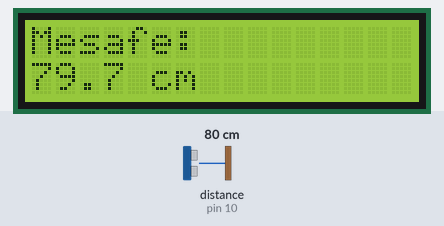
This sketch was run on a simulated Arduino Uno, built with avr-gcc and run on an emulated ATmega328P. On the bench: 16×2 character LCD. Wiring (inferred from the names in the program): ultrasonic range finder: trigger pin 9; echo pin 10. The inputs (shaded band) are chosen by the test bench; at power-on: distance to the obstacle (sensor on pin 10) 80 cm. The echo pulse lasts 58.3 µs per cm.

Above: at 2.2 s.
2.3 s: distance to the obstacle (sensor on pin 10) set to 18 cm
At 3.0 s:
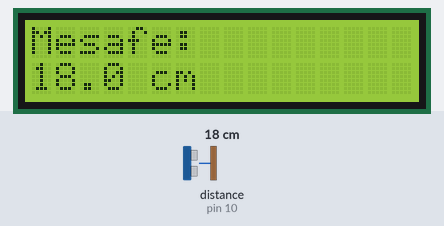
4.1 s: distance to the obstacle (sensor on pin 10) set to 2 cm
At 4.8 s:
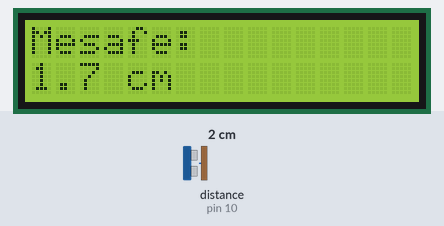
5.9 s: distance to the obstacle (sensor on pin 10) set to 4 cm
At 7.1 s:
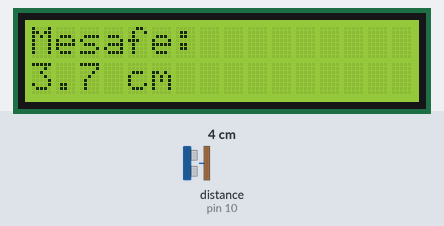
Timing chart, 0 to 8.9 s (numbered marks = the images above; inputs shaded):
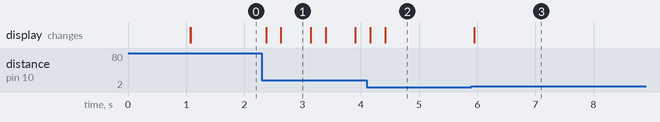

Measured:
- after the input at 2.3 s, the display: first changes after 0.07 s (image 1 shows a later state)
- after the input at 4.1 s, the display: first changes after 0.06 s (image 2 shows a later state)
- after the input at 5.9 s, the display: changes after 0.05 s (image 3)
- what the display in image 1 shows lasts 0.5 s, from 2.6 s to 3.1 s

The sketch:

distance_meter.ino
```cpp
// Arduino UNO distance meter: HC-SR04 ultrasonic sensor + 16x2 LCD (4-bit mode).
// Written for Tinkercad Circuits. Check the pin numbers against your own circuit.
#include <LiquidCrystal.h>

const int tetikPin = 9;    // HC-SR04 TRIG
const int yankiPin = 10;   // HC-SR04 ECHO

// LCD: RS, E, D4, D5, D6, D7
LiquidCrystal lcd(12, 11, 5, 4, 3, 2);

long sureOlc() {
  digitalWrite(tetikPin, LOW);
  delayMicroseconds(2);
  digitalWrite(tetikPin, HIGH);
  delayMicroseconds(10);
  digitalWrite(tetikPin, LOW);
  return pulseIn(yankiPin, HIGH, 30000UL);   // timeout: about 5 m
}

void setup() {
  pinMode(tetikPin, OUTPUT);
  pinMode(yankiPin, INPUT);
  lcd.begin(16, 2);
  lcd.print("Mesafe Olcer");
  delay(1000);
  lcd.clear();
}

void loop() {
  long sure = sureOlc();                      // microseconds
  lcd.setCursor(0, 0);
  lcd.print("Mesafe:         ");
  lcd.setCursor(0, 1);
  if (sure == 0) {
    lcd.print("Menzil disi     ");
  } else {
    float mesafeCm = sure * 0.0343 / 2.0;     // speed of sound 343 m/s, round trip
    lcd.print(mesafeCm, 1);
    lcd.print(" cm        ");
  }
  delay(250);
}
```
